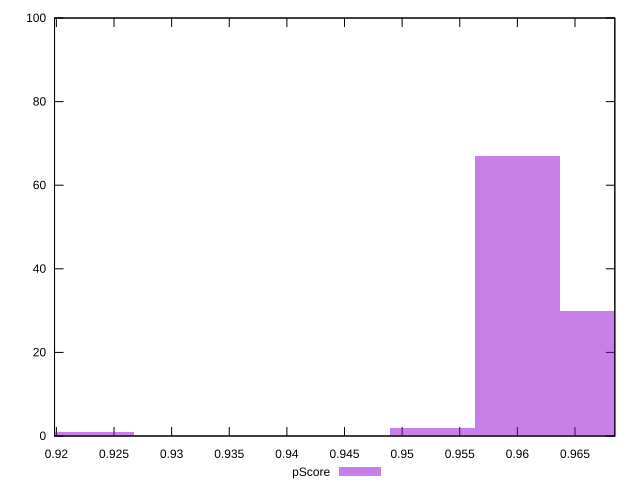

Source code (gnuplot):
reset

$pScore <<EOF
0.9230700955415002 1
0.9599928993631602 67
0.9673774601274922 30
0.9526083385988282 2
EOF

set key outside below
set boxwidth 0.007384560764332001
set xrange [0.9198397551295736:0.9684554590492207]
set yrange [0:100]
set trange [0:100]
set style fill transparent solid 0.5 noborder
set terminal svg size 640, 490 enhanced background rgb 'white'
set output "reports/report_00033_2021-03-01T14-23-16.841Z/bootup-time/samples/astro/pScore/histogram.svg"

plot $pScore title "pScore" with boxes

reset
